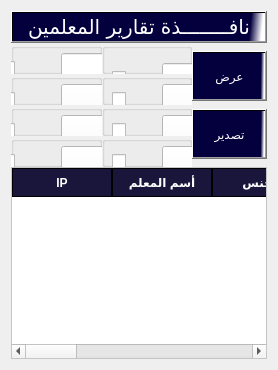
             <widget class="QWidget" name="tab_200">
              <attribute name="title">
               <string>تقارير المعلمين</string>
              </attribute>
              <layout class="QGridLayout" name="gridLayout_40">
               <item row="0" column="0">
                <layout class="QVBoxLayout" name="verticalLayout_27" stretch="5,35,60">
                 <property name="spacing">
                  <number>0</number>
                 </property>
                 <item>
                  <layout class="QGridLayout" name="gridLayout_41">
                   <item row="0" column="0">
                    <widget class="QPushButton" name="pushButton_224">
                     <property name="font">
                      <font>
                       <family>PT Bold Heading</family>
                       <pointsize>15</pointsize>
                       <weight>50</weight>
                       <italic>false</italic>
                       <bold>false</bold>
                      </font>
                     </property>
                     <property name="cursor">
                      <cursorShape>PointingHandCursor</cursorShape>
                     </property>
                     <property name="styleSheet">
                      <string notr="true">background-color:qlineargradient(spread:pad, x1:0.506975, y1:0.432, x2:0.99, y2:0.437227, stop:0.900498 rgba(4, 0, 62, 255), stop:1 rgba(255, 255, 255, 255));
color:rgb(255, 255, 255);
font: 15pt &quot;PT Bold Heading&quot;;</string>
                     </property>
                     <property name="text">
                      <string>نافــــــــذة تقارير المعلمين</string>
                     </property>
                     <property name="flat">
                      <bool>false</bool>
                     </property>
                    </widget>
                   </item>
                  </layout>
                 </item>
                 <item>
                  <layout class="QHBoxLayout" name="horizontalLayout_29" stretch="45,45,10">
                   <item>
                    <layout class="QVBoxLayout" name="verticalLayout_55" stretch="25,25,25,25">
                     <item>
                      <widget class="QGroupBox" name="groupBox_50">
                       <property name="maximumSize">
                        <size>
                         <width>500</width>
                         <height>40</height>
                        </size>
                       </property>
                       <property name="title">
                        <string/>
                       </property>
                       <widget class="QLineEdit" name="lineEdit_4">
                        <property name="geometry">
                         <rect>
                          <x>50</x>
                          <y>10</y>
                          <width>221</width>
                          <height>31</height>
                         </rect>
                        </property>
                        <property name="styleSheet">
                         <string notr="true">background-color:rgb(255, 255, 255);
color:rgb(0, 0, 0);
font: 10pt &quot;PT Bold Heading&quot;;</string>
                        </property>
                       </widget>
                       <widget class="QLabel" name="label_60">
                        <property name="geometry">
                         <rect>
                          <x>340</x>
                          <y>20</y>
                          <width>91</width>
                          <height>21</height>
                         </rect>
                        </property>
                        <property name="font">
                         <font>
                          <family>PT Bold Heading</family>
                          <pointsize>9</pointsize>
                          <weight>75</weight>
                          <italic>false</italic>
                          <bold>true</bold>
                         </font>
                        </property>
                        <property name="text">
                         <string>أسم المعلم</string>
                        </property>
                       </widget>
                       <widget class="QCheckBox" name="checkBox_38">
                        <property name="geometry">
                         <rect>
                          <x>-10</x>
                          <y>10</y>
                          <width>31</width>
                          <height>31</height>
                         </rect>
                        </property>
                        <property name="text">
                         <string/>
                        </property>
                       </widget>
                      </widget>
                     </item>
                     <item>
                      <widget class="QGroupBox" name="groupBox_51">
                       <property name="maximumSize">
                        <size>
                         <width>500</width>
                         <height>40</height>
                        </size>
                       </property>
                       <property name="title">
                        <string/>
                       </property>
                       <widget class="QLabel" name="label_61">
                        <property name="geometry">
                         <rect>
                          <x>320</x>
                          <y>10</y>
                          <width>111</width>
                          <height>31</height>
                         </rect>
                        </property>
                        <property name="font">
                         <font>
                          <family>PT Bold Heading</family>
                          <pointsize>9</pointsize>
                          <weight>75</weight>
                          <italic>false</italic>
                          <bold>true</bold>
                         </font>
                        </property>
                        <property name="text">
                         <string>حسب الجنس</string>
                        </property>
                       </widget>
                       <widget class="QCheckBox" name="checkBox_39">
                        <property name="geometry">
                         <rect>
                          <x>-10</x>
                          <y>10</y>
                          <width>31</width>
                          <height>31</height>
                         </rect>
                        </property>
                        <property name="text">
                         <string/>
                        </property>
                       </widget>
                       <widget class="QComboBox" name="comboBox_9">
                        <property name="geometry">
                         <rect>
                          <x>50</x>
                          <y>10</y>
                          <width>221</width>
                          <height>31</height>
                         </rect>
                        </property>
                        <property name="styleSheet">
                         <string notr="true">background-color:rgb(255, 255, 255);
color:rgb(0, 0, 0);
font: 10pt &quot;PT Bold Heading&quot;;</string>
                        </property>
                       </widget>
                      </widget>
                     </item>
                     <item>
                      <widget class="QGroupBox" name="groupBox_52">
                       <property name="maximumSize">
                        <size>
                         <width>500</width>
                         <height>40</height>
                        </size>
                       </property>
                       <property name="title">
                        <string/>
                       </property>
                       <widget class="QLabel" name="label_62">
                        <property name="geometry">
                         <rect>
                          <x>310</x>
                          <y>10</y>
                          <width>121</width>
                          <height>31</height>
                         </rect>
                        </property>
                        <property name="font">
                         <font>
                          <family>PT Bold Heading</family>
                          <pointsize>9</pointsize>
                          <weight>75</weight>
                          <italic>false</italic>
                          <bold>true</bold>
                         </font>
                        </property>
                        <property name="text">
                         <string>حسب المحافظة</string>
                        </property>
                       </widget>
                       <widget class="QComboBox" name="comboBox_43">
                        <property name="geometry">
                         <rect>
                          <x>50</x>
                          <y>10</y>
                          <width>221</width>
                          <height>31</height>
                         </rect>
                        </property>
                        <property name="styleSheet">
                         <string notr="true">background-color:rgb(255, 255, 255);
color:rgb(0, 0, 0);
font: 10pt &quot;PT Bold Heading&quot;;</string>
                        </property>
                       </widget>
                       <widget class="QCheckBox" name="checkBox_40">
                        <property name="geometry">
                         <rect>
                          <x>-10</x>
                          <y>10</y>
                          <width>31</width>
                          <height>31</height>
                         </rect>
                        </property>
                        <property name="text">
                         <string/>
                        </property>
                       </widget>
                       <widget class="QCheckBox" name="checkBox_41">
                        <property name="geometry">
                         <rect>
                          <x>-580</x>
                          <y>50</y>
                          <width>16</width>
                          <height>31</height>
                         </rect>
                        </property>
                        <property name="text">
                         <string/>
                        </property>
                       </widget>
                       <widget class="QLabel" name="label_63">
                        <property name="geometry">
                         <rect>
                          <x>-330</x>
                          <y>50</y>
                          <width>121</width>
                          <height>31</height>
                         </rect>
                        </property>
                        <property name="font">
                         <font>
                          <family>PT Bold Heading</family>
                          <pointsize>9</pointsize>
                          <weight>75</weight>
                          <italic>false</italic>
                          <bold>true</bold>
                         </font>
                        </property>
                        <property name="text">
                         <string>حسب المحافظة</string>
                        </property>
                       </widget>
                       <widget class="QComboBox" name="comboBox_44">
                        <property name="geometry">
                         <rect>
                          <x>-550</x>
                          <y>50</y>
                          <width>221</width>
                          <height>31</height>
                         </rect>
                        </property>
                       </widget>
                       <widget class="QGroupBox" name="groupBox_53">
                        <property name="geometry">
                         <rect>
                          <x>190</x>
                          <y>140</y>
                          <width>381</width>
                          <height>61</height>
                         </rect>
                        </property>
                        <property name="title">
                         <string/>
                        </property>
                        <widget class="QGroupBox" name="groupBox_54">
                         <property name="geometry">
                          <rect>
                           <x>280</x>
                           <y>60</y>
                           <width>381</width>
                           <height>61</height>
                          </rect>
                         </property>
                         <property name="title">
                          <string/>
                         </property>
                         <widget class="QCheckBox" name="checkBox_42">
                          <property name="geometry">
                           <rect>
                            <x>10</x>
                            <y>20</y>
                            <width>16</width>
                            <height>31</height>
                           </rect>
                          </property>
                          <property name="text">
                           <string/>
                          </property>
                         </widget>
                         <widget class="QComboBox" name="comboBox_45">
                          <property name="geometry">
                           <rect>
                            <x>40</x>
                            <y>20</y>
                            <width>221</width>
                            <height>31</height>
                           </rect>
                          </property>
                         </widget>
                         <widget class="QLabel" name="label_64">
                          <property name="geometry">
                           <rect>
                            <x>270</x>
                            <y>20</y>
                            <width>111</width>
                            <height>31</height>
                           </rect>
                          </property>
                          <property name="font">
                           <font>
                            <family>PT Bold Heading</family>
                            <pointsize>9</pointsize>
                            <weight>75</weight>
                            <italic>false</italic>
                            <bold>true</bold>
                           </font>
                          </property>
                          <property name="text">
                           <string>حسب التخصص</string>
                          </property>
                         </widget>
                        </widget>
                       </widget>
                      </widget>
                     </item>
                     <item>
                      <widget class="QGroupBox" name="groupBox_55">
                       <property name="maximumSize">
                        <size>
                         <width>500</width>
                         <height>40</height>
                        </size>
                       </property>
                       <property name="title">
                        <string/>
                       </property>
                       <widget class="QLabel" name="label_65">
                        <property name="geometry">
                         <rect>
                          <x>280</x>
                          <y>10</y>
                          <width>171</width>
                          <height>31</height>
                         </rect>
                        </property>
                        <property name="font">
                         <font>
                          <family>PT Bold Heading</family>
                          <pointsize>9</pointsize>
                          <weight>75</weight>
                          <italic>false</italic>
                          <bold>true</bold>
                         </font>
                        </property>
                        <property name="text">
                         <string>حسب الصفوف الدراسية</string>
                        </property>
                       </widget>
                       <widget class="QComboBox" name="comboBox_46">
                        <property name="geometry">
                         <rect>
                          <x>50</x>
                          <y>10</y>
                          <width>221</width>
                          <height>31</height>
                         </rect>
                        </property>
                        <property name="styleSheet">
                         <string notr="true">background-color:rgb(255, 255, 255);
color:rgb(0, 0, 0);
font: 10pt &quot;PT Bold Heading&quot;;</string>
                        </property>
                       </widget>
                       <widget class="QCheckBox" name="checkBox_43">
                        <property name="geometry">
                         <rect>
                          <x>-10</x>
                          <y>10</y>
                          <width>31</width>
                          <height>31</height>
                         </rect>
                        </property>
                        <property name="text">
                         <string/>
                        </property>
                       </widget>
                      </widget>
                     </item>
                    </layout>
                   </item>
                   <item>
                    <layout class="QVBoxLayout" name="verticalLayout_56" stretch="25,25,25,25">
                     <item>
                      <widget class="QGroupBox" name="groupBox_56">
                       <property name="maximumSize">
                        <size>
                         <width>500</width>
                         <height>50</height>
                        </size>
                       </property>
                       <property name="title">
                        <string/>
                       </property>
                       <widget class="QLabel" name="label_66">
                        <property name="geometry">
                         <rect>
                          <x>390</x>
                          <y>20</y>
                          <width>41</width>
                          <height>31</height>
                         </rect>
                        </property>
                        <property name="font">
                         <font>
                          <family>PT Bold Heading</family>
                          <pointsize>9</pointsize>
                          <weight>75</weight>
                          <italic>false</italic>
                          <bold>true</bold>
                         </font>
                        </property>
                        <property name="text">
                         <string>الراتب</string>
                        </property>
                       </widget>
                       <widget class="QLineEdit" name="lineEdit_7">
                        <property name="geometry">
                         <rect>
                          <x>60</x>
                          <y>20</y>
                          <width>221</width>
                          <height>31</height>
                         </rect>
                        </property>
                        <property name="styleSheet">
                         <string notr="true">background-color:rgb(255, 255, 255);
color:rgb(0, 0, 0);
font: 10pt &quot;PT Bold Heading&quot;;</string>
                        </property>
                       </widget>
                       <widget class="QCheckBox" name="checkBox_44">
                        <property name="geometry">
                         <rect>
                          <x>10</x>
                          <y>20</y>
                          <width>21</width>
                          <height>31</height>
                         </rect>
                        </property>
                        <property name="text">
                         <string/>
                        </property>
                       </widget>
                      </widget>
                     </item>
                     <item>
                      <widget class="QGroupBox" name="groupBox_57">
                       <property name="maximumSize">
                        <size>
                         <width>500</width>
                         <height>40</height>
                        </size>
                       </property>
                       <property name="title">
                        <string/>
                       </property>
                       <widget class="QLabel" name="label_67">
                        <property name="geometry">
                         <rect>
                          <x>320</x>
                          <y>10</y>
                          <width>111</width>
                          <height>31</height>
                         </rect>
                        </property>
                        <property name="font">
                         <font>
                          <family>PT Bold Heading</family>
                          <pointsize>9</pointsize>
                          <weight>75</weight>
                          <italic>false</italic>
                          <bold>true</bold>
                         </font>
                        </property>
                        <property name="text">
                         <string>حسب التخصص</string>
                        </property>
                       </widget>
                       <widget class="QComboBox" name="comboBox_10">
                        <property name="geometry">
                         <rect>
                          <x>60</x>
                          <y>10</y>
                          <width>221</width>
                          <height>31</height>
                         </rect>
                        </property>
                        <property name="styleSheet">
                         <string notr="true">background-color:rgb(255, 255, 255);
color:rgb(0, 0, 0);
font: 10pt &quot;PT Bold Heading&quot;;</string>
                        </property>
                       </widget>
                       <widget class="QCheckBox" name="checkBox_45">
                        <property name="geometry">
                         <rect>
                          <x>10</x>
                          <y>10</y>
                          <width>21</width>
                          <height>31</height>
                         </rect>
                        </property>
                        <property name="text">
                         <string/>
                        </property>
                       </widget>
                      </widget>
                     </item>
                     <item>
                      <widget class="QGroupBox" name="groupBox_58">
                       <property name="maximumSize">
                        <size>
                         <width>500</width>
                         <height>40</height>
                        </size>
                       </property>
                       <property name="title">
                        <string/>
                       </property>
                       <widget class="QComboBox" name="comboBox_47">
                        <property name="geometry">
                         <rect>
                          <x>60</x>
                          <y>10</y>
                          <width>221</width>
                          <height>31</height>
                         </rect>
                        </property>
                        <property name="styleSheet">
                         <string notr="true">background-color:rgb(255, 255, 255);
color:rgb(0, 0, 0);
font: 10pt &quot;PT Bold Heading&quot;;</string>
                        </property>
                       </widget>
                       <widget class="QLabel" name="label_68">
                        <property name="geometry">
                         <rect>
                          <x>320</x>
                          <y>10</y>
                          <width>111</width>
                          <height>31</height>
                         </rect>
                        </property>
                        <property name="font">
                         <font>
                          <family>PT Bold Heading</family>
                          <pointsize>9</pointsize>
                          <weight>75</weight>
                          <italic>false</italic>
                          <bold>true</bold>
                         </font>
                        </property>
                        <property name="text">
                         <string>حسب المؤهل</string>
                        </property>
                       </widget>
                       <widget class="QCheckBox" name="checkBox_46">
                        <property name="geometry">
                         <rect>
                          <x>10</x>
                          <y>10</y>
                          <width>21</width>
                          <height>31</height>
                         </rect>
                        </property>
                        <property name="text">
                         <string/>
                        </property>
                       </widget>
                      </widget>
                     </item>
                     <item>
                      <widget class="QGroupBox" name="groupBox_59">
                       <property name="maximumSize">
                        <size>
                         <width>500</width>
                         <height>40</height>
                        </size>
                       </property>
                       <property name="title">
                        <string/>
                       </property>
                       <widget class="QComboBox" name="comboBox_48">
                        <property name="geometry">
                         <rect>
                          <x>60</x>
                          <y>10</y>
                          <width>221</width>
                          <height>31</height>
                         </rect>
                        </property>
                        <property name="styleSheet">
                         <string notr="true">background-color:rgb(255, 255, 255);
color:rgb(0, 0, 0);
font: 10pt &quot;PT Bold Heading&quot;;</string>
                        </property>
                       </widget>
                       <widget class="QLabel" name="label_69">
                        <property name="geometry">
                         <rect>
                          <x>290</x>
                          <y>10</y>
                          <width>161</width>
                          <height>31</height>
                         </rect>
                        </property>
                        <property name="font">
                         <font>
                          <family>PT Bold Heading</family>
                          <pointsize>9</pointsize>
                          <weight>75</weight>
                          <italic>false</italic>
                          <bold>true</bold>
                         </font>
                        </property>
                        <property name="text">
                         <string>حسب المواد الدراسية</string>
                        </property>
                       </widget>
                       <widget class="QCheckBox" name="checkBox_47">
                        <property name="geometry">
                         <rect>
                          <x>10</x>
                          <y>10</y>
                          <width>21</width>
                          <height>31</height>
                         </rect>
                        </property>
                        <property name="text">
                         <string/>
                        </property>
                       </widget>
                      </widget>
                     </item>
                    </layout>
                   </item>
                   <item>
                    <layout class="QGridLayout" name="gridLayout_42">
                     <item row="1" column="0">
                      <widget class="QPushButton" name="pushButton_9">
                       <property name="maximumSize">
                        <size>
                         <width>130</width>
                         <height>50</height>
                        </size>
                       </property>
                       <property name="styleSheet">
                        <string notr="true">background-color:qlineargradient(spread:pad, x1:0.506975, y1:0.432, x2:0.99, y2:0.437227, stop:0.900498 rgba(4, 0, 62, 255), stop:1 rgba(255, 255, 255, 255));
color:rgb(255, 255, 255);
font: 15pt &quot;PT Bold Heading&quot;;</string>
                       </property>
                       <property name="text">
                        <string>تصدير</string>
                       </property>
                      </widget>
                     </item>
                     <item row="0" column="0">
                      <widget class="QPushButton" name="pushButton_10">
                       <property name="maximumSize">
                        <size>
                         <width>130</width>
                         <height>50</height>
                        </size>
                       </property>
                       <property name="styleSheet">
                        <string notr="true">background-color:qlineargradient(spread:pad, x1:0.506975, y1:0.432, x2:0.99, y2:0.437227, stop:0.900498 rgba(4, 0, 62, 255), stop:1 rgba(255, 255, 255, 255));
color:rgb(255, 255, 255);
font: 15pt &quot;PT Bold Heading&quot;;</string>
                       </property>
                       <property name="text">
                        <string>عرض</string>
                       </property>
                      </widget>
                     </item>
                    </layout>
                   </item>
                  </layout>
                 </item>
                 <item>
                  <layout class="QGridLayout" name="gridLayout_43">
                   <item row="0" column="0">
                    <widget class="QTableWidget" name="tblDevice_5">
                     <property name="styleSheet">
                      <string notr="true">QTableWidget {
    background-color: #FFFFFF;
    alternate-background-color:rgb(0, 0, 0);
    font: 9pt &quot;PT Bold Heading&quot;;
    font-weight: bold;
 color:rgb(0, 0, 0)
}

QHeaderView::section {
    background-color:rgb(25, 21, 59);
    border: 1px solid rgb(0, 0, 0);
    font-weight: bold;
    padding: 4px;
    text-align: center;
	font: 10pt &quot;PT Bold Heading&quot;;
	color:rgb(255, 255, 255)
}

QTableWidget::item:selected {
    background-color:rgb(25, 21, 65);
    color:rgb(255, 255, 255);
}</string>
                     </property>
                     <column>
                      <property name="text">
                       <string>IP</string>
                      </property>
                     </column>
                     <column>
                      <property name="text">
                       <string>أسم المعلم</string>
                      </property>
                     </column>
                     <column>
                      <property name="text">
                       <string>الجنس</string>
                      </property>
                     </column>
                     <column>
                      <property name="text">
                       <string>المحافظة</string>
                      </property>
                     </column>
                     <column>
                      <property name="text">
                       <string>الصفوف</string>
                      </property>
                     </column>
                     <column>
                      <property name="text">
                       <string>الراتب</string>
                      </property>
                     </column>
                     <column>
                      <property name="text">
                       <string>التخصص</string>
                      </property>
                     </column>
                     <column>
                      <property name="text">
                       <string>المؤهل</string>
                      </property>
                     </column>
                     <column>
                      <property name="text">
                       <string>المواد</string>
                      </property>
                     </column>
                    </widget>
                   </item>
                  </layout>
                 </item>
                </layout>
               </item>
              </layout>
             </widget>
